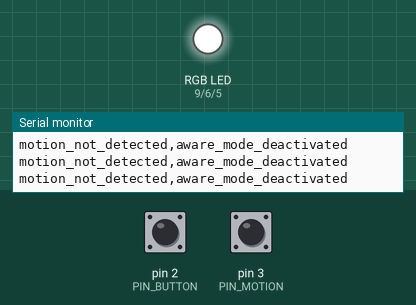
The sketch below on a simulated Arduino Uno, built with avr-gcc and run on an emulated ATmega328P. On the bench: an RGB LED mixed from three pins (HIGH = lit), the last lines printed to the serial monitor. The inputs (shaded band) are chosen by the test bench; at power-on: pin 2 (PIN_BUTTON) HIGH, pin 3 (PIN_MOTION) HIGH.

Above: at 1.2 s.
1.3 s: pin 2 (PIN_BUTTON) pulled LOW for 0.15 s
At 2.0 s:
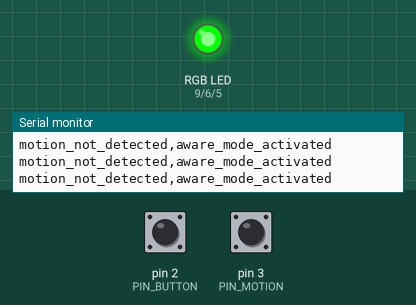
2.9 s: pin 3 (PIN_MOTION) pulled LOW for 0.15 s
At 3.8 s:
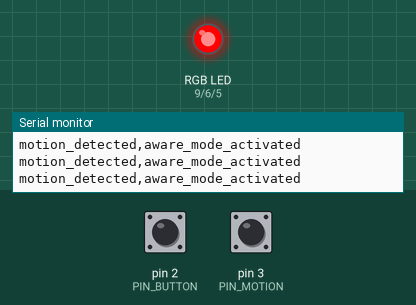
4.7 s: pin 2 (PIN_BUTTON) pulled LOW for 1 s
At 6.0 s:
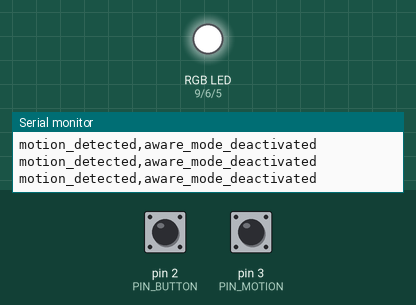
7.2 s: pin 3 (PIN_MOTION) pulled LOW for 1 s
11.2 s: pin 3 (PIN_MOTION) pulsed LOW 2 times (0.12 s each, 0.3 s apart)
14.8 s: pin 2 (PIN_BUTTON) pulled LOW for 3.2 s
At 16.1 s:
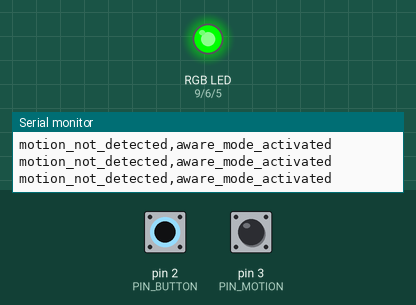
Timing chart, 0 to 17.8 s (numbered marks = the images above; inputs shaded):
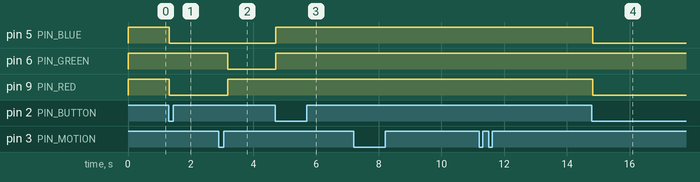

The sketch:

detector.ino
```cpp
const int PIN_MOTION = 3;
const int PIN_RED = 9;
const int PIN_GREEN = 6;
const int PIN_BLUE = 5;
const int PIN_BUTTON = 2;
bool buttonChange = false;
bool aware_mode = false;
bool motion = false;

void setup() {
  pinMode(PIN_RED, OUTPUT);
  pinMode(PIN_GREEN, OUTPUT);
  pinMode(PIN_BLUE, OUTPUT);
  pinMode(PIN_BUTTON, INPUT_PULLUP);
  pinMode(PIN_MOTION, INPUT_PULLUP);
  attachInterrupt(digitalPinToInterrupt(PIN_BUTTON), changePressed, HIGH);
  attachInterrupt(digitalPinToInterrupt(PIN_MOTION), motionDetected, RISING);
  Serial.begin(9600);
}

void loop() {
  if (aware_mode) {
    if (motion) {
      RGB_color(255, 0, 0);
    } else {
      RGB_color(0, 255, 0);
    }
  } else {
    RGB_color(255, 255, 255);
  }
  update_state();
  delay(100);
}

void update_state() {
  String state = "";

  if(motion) {
    state += "motion_detected";
  }else {
    state += "motion_not_detected";
  }
  state += ",";
  if(aware_mode) {
    state += "aware_mode_activated";
  }else {
    state += "aware_mode_deactivated";
  }

  Serial.println(state);
  Serial.flush();
}

void RGB_color(int red_light_value, int green_light_value, int blue_light_value)
{
  analogWrite(PIN_RED, red_light_value);
  analogWrite(PIN_GREEN, green_light_value);
  analogWrite(PIN_BLUE, blue_light_value);
}

void changePressed() {
  buttonChange = ! buttonChange;

  if (buttonChange) {
    aware_mode = !aware_mode;
  }
}

void motionDetected() {
  motion = ! motion;
}
```

Measured:
- after the input at 1.3 s, pin 5 (PIN_BLUE), pin 9 (PIN_RED): HIGH → LOW at once
- after the input at 2.9 s, pin 6 (PIN_GREEN): HIGH → LOW after 0.28 s; pin 9 (PIN_RED): LOW → HIGH after 0.28 s
- after the input at 4.7 s, pin 5 (PIN_BLUE), pin 6 (PIN_GREEN): LOW → HIGH at once
- after the input at 14.8 s, pin 5 (PIN_BLUE), pin 9 (PIN_RED): HIGH → LOW at once
